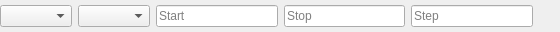
<?xml version="1.0" encoding="UTF-8"?>
<ui version="4.0">
 <class>scanRow</class>
 <widget class="QWidget" name="scanRow">
  <property name="geometry">
   <rect>
    <x>0</x>
    <y>0</y>
    <width>560</width>
    <height>32</height>
   </rect>
  </property>
  <layout class="QHBoxLayout" name="horizontalLayout">
   <property name="leftMargin">
    <number>0</number>
   </property>
   <property name="topMargin">
    <number>0</number>
   </property>
   <property name="rightMargin">
    <number>0</number>
   </property>
   <property name="bottomMargin">
    <number>0</number>
   </property>
   <property name="stretch">
    <string>3,1,1,1,1,0</string>
   </property>
   <item>
    <widget class="ComboBox" name="comboBox"/>
   </item>
   <item>
    <widget class="ComboBox" name="scopeComboBox"/>
   </item>
   <item>
    <widget class="DoubleLineEdit" name="startLineEdit">
     <property name="placeholderText">
      <string>Start</string>
     </property>
    </widget>
   </item>
   <item>
    <widget class="DoubleLineEdit" name="stopLineEdit">
     <property name="placeholderText">
      <string>Stop</string>
     </property>
    </widget>
   </item>
   <item>
    <widget class="DoubleLineEdit" name="stepLineEdit">
     <property name="placeholderText">
      <string>Step</string>
     </property>
    </widget>
   </item>
   <item>
    <widget class="QToolButton" name="removeButton">
     <property name="iconSize">
      <size>
       <width>18</width>
       <height>18</height>
      </size>
     </property>
     <property name="autoRaise">
      <bool>true</bool>
     </property>
     <property name="styleSheet">
      <string notr="true">QToolButton { border: none; background: transparent; }
QToolButton:hover { background: rgba(0, 0, 0, 0.08); border-radius: 4px; }</string>
     </property>
    </widget>
   </item>
  </layout>
 </widget>
 <customwidgets>
  <customwidget>
   <class>ComboBox</class>
   <extends>QComboBox</extends>
   <header>crispy.widgets</header>
  </customwidget>
  <customwidget>
   <class>DoubleLineEdit</class>
   <extends>QLineEdit</extends>
   <header>crispy.widgets</header>
  </customwidget>
 </customwidgets>
 <resources/>
 <connections/>
</ui>
